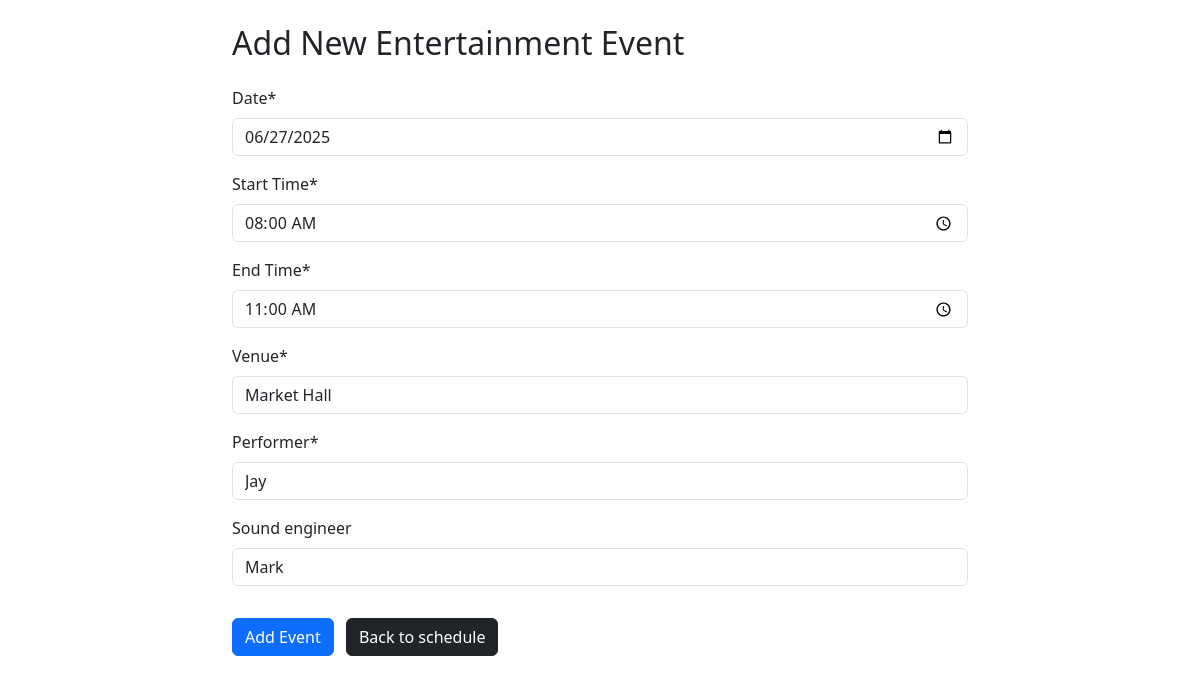
/edit/5 (signed in), run on the app's committed database.
### planner/models.py (models this page shows, shortened)
class Event(models.Model):
    date = models.DateField()
    performance_time_start = models.TimeField(verbose_name="Start Time")
    performance_time_end = models.TimeField(verbose_name="End Time")
    venue = models.CharField(max_length=100)
    performer = models.CharField(max_length=100)
    sound_engineer = models.CharField(max_length=100, blank=True, null=True)

### planner/views.py (the view)
# urls.py: path('edit/<int:pk>', views.edit_event, name="edit_event"),
@login_required
def edit_event(request: HttpRequest, pk: int) -> HttpRequest:
    event = get_object_or_404(Event, pk=pk)
    if request.method == 'POST':
        form = EventForm(request.POST, instance=event)
        if form.is_valid():
            form.save()
            return redirect('planner:index')
    else:
        form = EventForm(instance=event)
    return render(request, 'pages/add_event.html', {'form': form})

### planner/forms.py
class EventForm(forms.ModelForm):
    class Meta:
        model = Event
        fields = [
            'date',
            'performance_time_start',
            'performance_time_end',
            'venue',
            'performer',
            'sound_engineer',
        ]
        widgets = {
            'date': forms.DateInput(attrs={'type': 'date'}),
            'performance_time_start': forms.TimeInput(attrs={'type': 'time'}),
            'performance_time_end': forms.TimeInput(attrs={'type': 'time'}),
        }

### planner/templates/pages/add_event.html (shortened to what this page needs)
{% load static %}
{% load crispy_forms_tags %}
<!DOCTYPE html>
<html lang="en">
<head>
    <link rel="stylesheet" href="{% static 'stylesheet.css' %}">
    <link href="https://cdn.jsdelivr.net/npm/bootstrap@5.3.6/dist/css/bootstrap.min.css" rel="stylesheet"
>
</head>
{% block content %}
<div class="container mt-4">
    <div class="row justify-content-center">
        <div class="col-md-8">
            <h2 class="mb-4">Add New Entertainment Event</h2>
            <form method="post">
                {{ form|crispy }}
                <button type="submit" class="btn btn-primary mt-3">Add Event</button>
                <a href="{% url 'planner:index' %}" class="btn btn-dark mt-3 ms-2">Back to schedule</a>
            </form>
        </div>
    </div>
</div>
{% endblock %}

### data on the page
Event: date "06/27/2025", performance_time_start "08:00:00", performance_time_end "11:00:00", venue "Market Hall", performer "Jay", sound_engineer "Mark"
